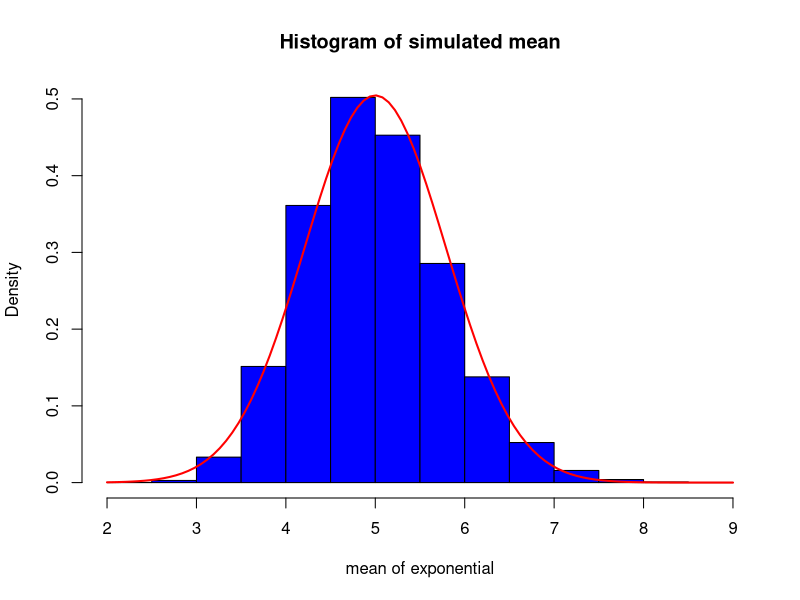
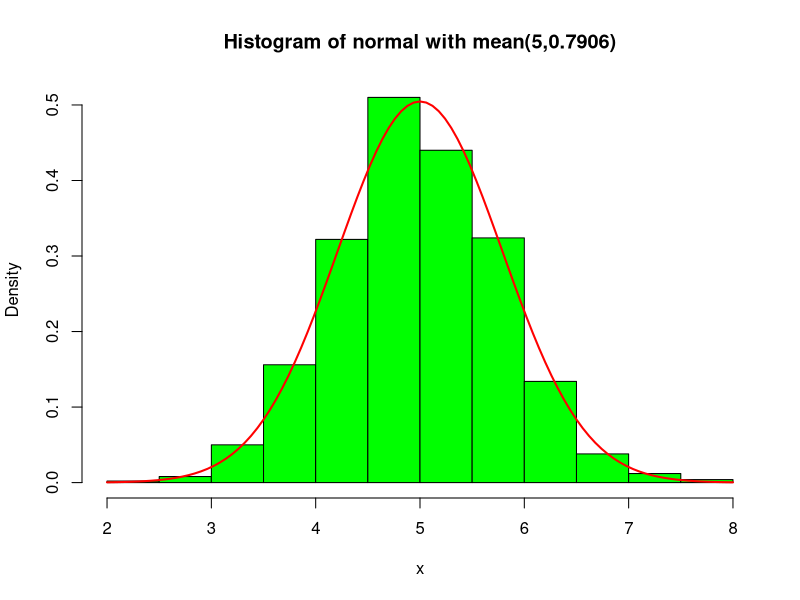

These figures' R source, in order:
## ---- chunk 1
n= 40
lambda = 0.2
k=10000
list_of_exponential = array(1:k)

for(i in 1:k){
  list_of_exponential[i] = mean(rexp(n, lambda))
}

## ---- chunk 2
mean_of_average = mean(list_of_exponential)
mean_of_average
## ---- chunk 3
sd_mean = sd(list_of_exponential)
sd_mean

## ---- chunk 4
std<-((1/lambda)/sqrt(40))
std
## ---- chunk 5
mean(list_of_exponential) + c(-1,1)*1.96*sd(list_of_exponential)/sqrt(nrow(list_of_exponential))

## ---- chunk 6
    hist(list_of_exponential, freq= FALSE, col = "blue", main = "Histogram of simulated mean", xlab = "mean of exponential")
    curve(dnorm(x, mean=5, sd=std), 
          col="red", lwd=2, add=TRUE)


## ---- chunk 7
x<-rnorm(1000,5, std) 
hist(x, freq= FALSE, col = "green",main = "Histogram of normal with mean(5,0.7906)")
curve(dnorm(x, mean=5, sd=std), 
          col="red", lwd=2, add=TRUE)

